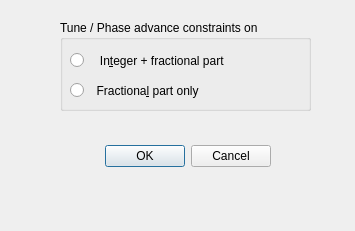
<?xml version="1.0" encoding="UTF-8"?>
<ui version="4.0">
 <class>Dialog</class>
 <widget class="QDialog" name="Dialog">
  <property name="geometry">
   <rect>
    <x>0</x>
    <y>0</y>
    <width>355</width>
    <height>231</height>
   </rect>
  </property>
  <property name="windowTitle">
   <string>Dialog</string>
  </property>
  <widget class="QDialogButtonBox" name="buttonBox">
   <property name="geometry">
    <rect>
     <x>90</x>
     <y>140</y>
     <width>181</width>
     <height>32</height>
    </rect>
   </property>
   <property name="orientation">
    <enum>Qt::Horizontal</enum>
   </property>
   <property name="standardButtons">
    <set>QDialogButtonBox::Cancel|QDialogButtonBox::Ok</set>
   </property>
  </widget>
  <widget class="QGroupBox" name="groupBox_6">
   <property name="geometry">
    <rect>
     <x>60</x>
     <y>20</y>
     <width>251</width>
     <height>91</height>
    </rect>
   </property>
   <property name="title">
    <string>Tune / Phase advance constraints on</string>
   </property>
   <widget class="QRadioButton" name="radioButtonFullTune">
    <property name="geometry">
     <rect>
      <x>10</x>
      <y>30</y>
      <width>191</width>
      <height>21</height>
     </rect>
    </property>
    <property name="text">
     <string>   In&amp;teger + fractional part</string>
    </property>
   </widget>
   <widget class="QRadioButton" name="radioButtonFractionalTune">
    <property name="geometry">
     <rect>
      <x>10</x>
      <y>60</y>
      <width>191</width>
      <height>21</height>
     </rect>
    </property>
    <property name="text">
     <string>  Fractiona&amp;l part only</string>
    </property>
   </widget>
  </widget>
 </widget>
 <resources/>
 <connections>
  <connection>
   <sender>buttonBox</sender>
   <signal>accepted()</signal>
   <receiver>Dialog</receiver>
   <slot>accept()</slot>
   <hints>
    <hint type="sourcelabel">
     <x>248</x>
     <y>254</y>
    </hint>
    <hint type="destinationlabel">
     <x>157</x>
     <y>274</y>
    </hint>
   </hints>
  </connection>
  <connection>
   <sender>buttonBox</sender>
   <signal>rejected()</signal>
   <receiver>Dialog</receiver>
   <slot>reject()</slot>
   <hints>
    <hint type="sourcelabel">
     <x>316</x>
     <y>260</y>
    </hint>
    <hint type="destinationlabel">
     <x>286</x>
     <y>274</y>
    </hint>
   </hints>
  </connection>
 </connections>
</ui>
